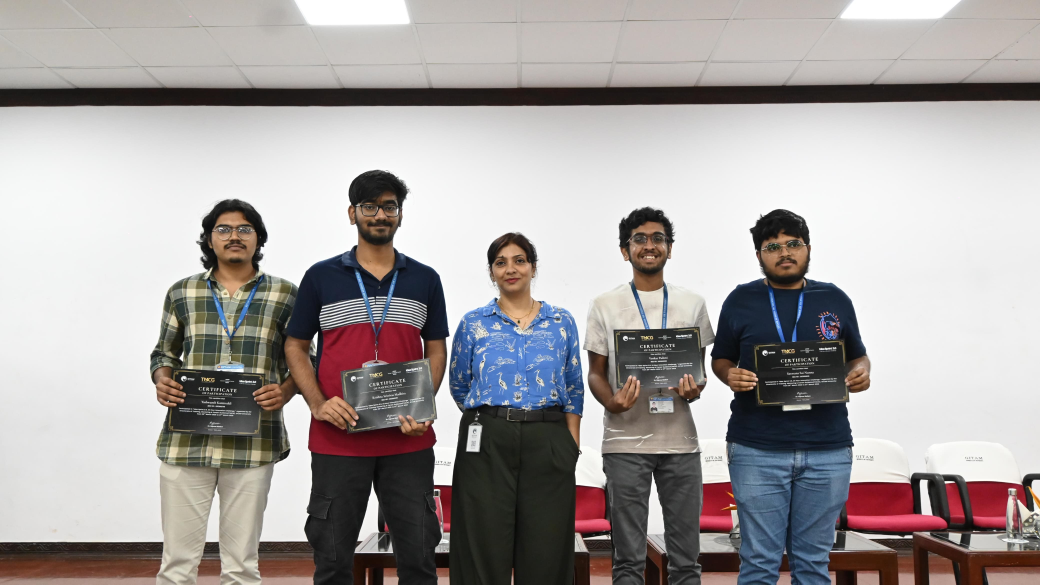
#> input picture backend/images/selfies/08e5ae65-4c86-4e83-86c4-5de77bb8c78c.jpg, 4160 x 2337 px (shown at 1/4 size)
$ python -i ai_service.py   (imports and definitions only)
#> lines starting #> are read from the running program, lines starting #| are printed output that depends on the picture; after the words box and inside, x2 and y2 are one past the last pixel; in counts of white or black regions, pixels touching at a corner belong together
import os
import cv2
import numpy as np
from typing import List, Optional

class AIService:
    def __init__(self):
        self._initialized = False
        self.detector = None
        self.recognizer = None

        # Paths to models in backend folder or parent container folder
        self.base_dir = os.path.dirname(os.path.abspath(__file__))
        self.parent_dir = os.path.dirname(self.base_dir)

        # Check parent folder first (container root) then fall back to base_dir
        yunet_root = os.path.join(self.parent_dir, "face_detection_yunet.onnx")
        if os.path.exists(yunet_root):
            self.yunet_path = yunet_root
        else:
            self.yunet_path = os.path.join(self.base_dir, "face_detection_yunet.onnx")

        arcface_root = os.path.join(self.parent_dir, "arcfaceresnet100-8.onnx")
        if os.path.exists(arcface_root):
            self.arcface_path = arcface_root
        else:
            self.arcface_path = os.path.join(self.base_dir, "arcfaceresnet100-8.onnx")

    # [130 lines left out: functions _ensure_initialized, extract_faces, not called in this run]

    def generate_watermarked_preview(self, image_path: str, output_path: str,
                                      watermark_text: str = "SCHOOLSNAP AI",
                                      max_preview_width: int = 800):
        """
        Generates a low-resolution watermarked preview image using OpenCV.
        """
#> called with output_path = 'out.png', watermark_text = 'SCHOOLSNAP AI', max_preview_width = 800
        try:
            from PIL import Image, ImageOps
            pil_img = Image.open(image_path)
#> pil_img is the input picture: PIL image 4160x2337 RGB; mean R, G, B 165.7, 160.6, 159.8
            pil_img = ImageOps.exif_transpose(pil_img)
            img = cv2.cvtColor(np.array(pil_img), cv2.COLOR_RGB2BGR)
        except Exception:
            img = cv2.imread(image_path)

        if img is None:
            return False

        # Resize to preview size
        height, width = img.shape[:2]
#> height = 2337; width = 4160
        if width > max_preview_width:
            scale = max_preview_width / width
#> scale = 0.192
            img = cv2.resize(img, (int(width * scale), int(height * scale)), interpolation=cv2.INTER_AREA)
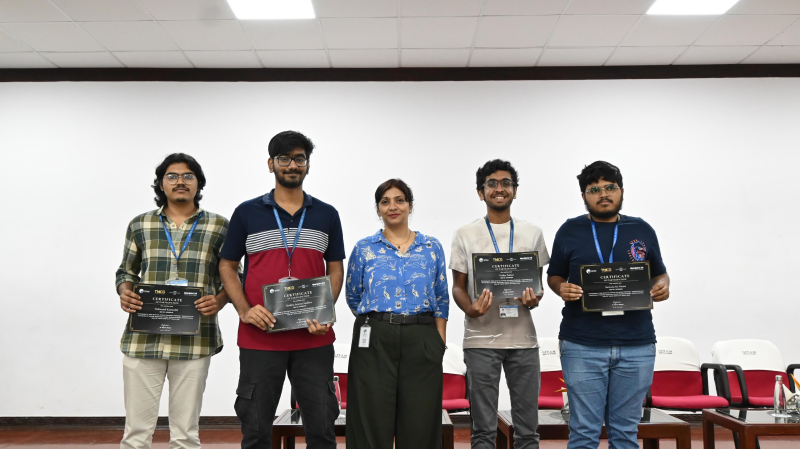
#> img: shape (449, 800, 3); mean B, G, R 159.8, 160.6, 165.7

        h, w = img.shape[:2]
#> h = 449; w = 800
        overlay = img.copy()
        font = cv2.FONT_HERSHEY_SIMPLEX

        # Calculate font scale based on image size
        font_scale = max(0.5, w / 400)
#> font_scale = 2
        thickness = max(1, int(font_scale * 2))
#> thickness = 4

        # Draw multiple watermark lines across the image
        text_size = cv2.getTextSize(watermark_text, font, font_scale, thickness)[0]
#> text_size = (498, 44)

        # Diagonal watermarks across the image
        for y_offset in range(-h, h * 2, text_size[1] * 4):
            for x_offset in range(-w, w * 2, text_size[0] + 50):
                cv2.putText(overlay, watermark_text, (x_offset, y_offset),
                           font, font_scale, (255, 255, 255), thickness, cv2.LINE_AA)
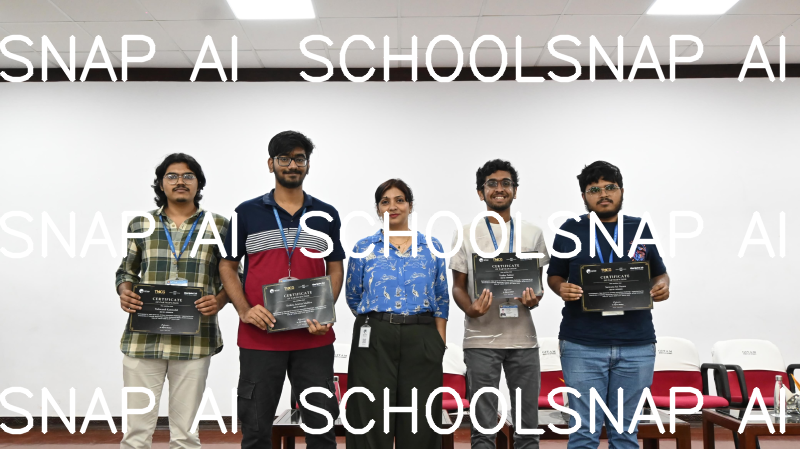
#> overlay: shape (449, 800, 3); 10.56% of pixels changed, all inside (x1, y1, x2, y2) = (0, 34, 786, 435)

        # Blend overlay
        alpha = 0.15
        cv2.addWeighted(overlay, alpha, img, 1 - alpha, 0, img)

        # Add a semi-transparent banner at the bottom
        banner_h = max(30, int(h * 0.06))
#> banner_h = 30
        img[h - banner_h:h, :] = cv2.addWeighted(
            img[h - banner_h:h, :], 0.4,
            np.full_like(img[h - banner_h:h, :], (30, 30, 30)), 0.6, 0
        )
        small_scale = max(0.3, font_scale * 0.4)
#> small_scale = 0.8
        cv2.putText(img, "PREVIEW - Purchase for full resolution",
                   (10, h - banner_h // 3), font, small_scale, (200, 200, 200), 1, cv2.LINE_AA)
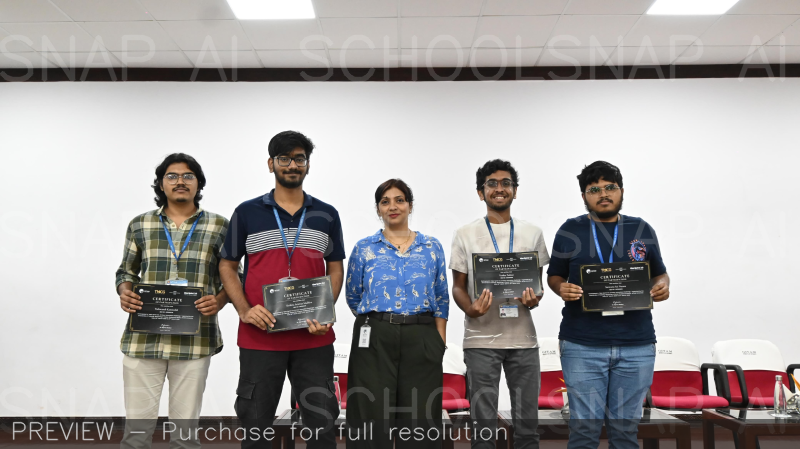
#> img: shape (449, 800, 3); mean B, G, R 160.5, 160.9, 165.4

        os.makedirs(os.path.dirname(output_path), exist_ok=True)
        cv2.imwrite(output_path, img, [cv2.IMWRITE_JPEG_QUALITY, 70])
        return True


# Singleton instance
ai_service = AIService()

>>> result = AIService().generate_watermarked_preview('images/selfies/08e5ae65-4c86-4e83-86c4-5de77bb8c78c.jpg', 'out.png')

$ run again, on backend/images/selfies/17641f70-0c1d-4165-b587-f8a8bd4a7484.jpg
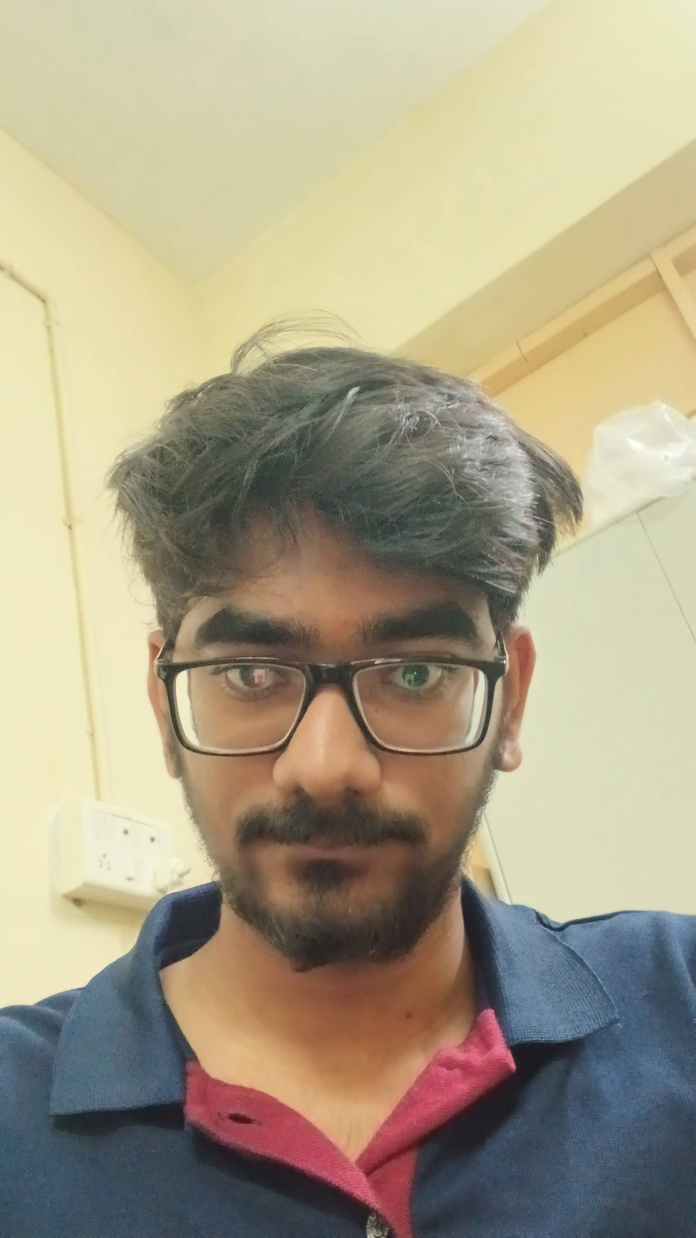
#> input picture backend/images/selfies/17641f70-0c1d-4165-b587-f8a8bd4a7484.jpg, 2088 x 3712 px (shown at 1/3 size)
#> in generate_watermarked_preview, pil_img is the input picture: PIL image 2088x3712 RGB; mean R, G, B 169.2, 159.9, 135
#> after the loop in generate_watermarked_preview, `for y_offset in range(-h, h * 2, text_size[1] * 4):`:
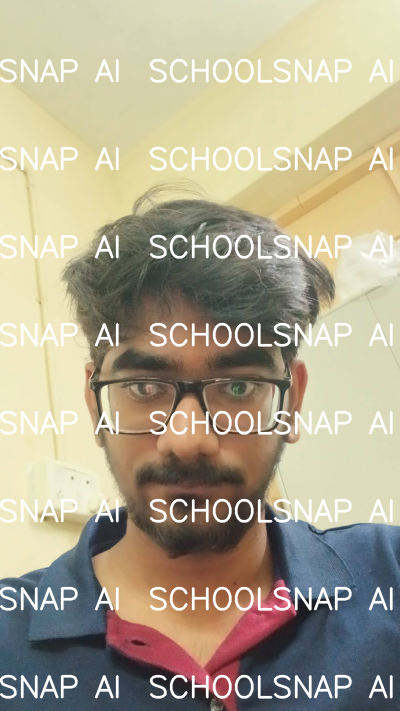
#> overlay: shape (1422, 800, 3) (shown at 1/2 size); mean B, G, R 143.5, 166.7, 175.4
#> in generate_watermarked_preview, `cv2.putText(img, "PREVIEW - Purchase for full resolution", (10, h - ba..`:
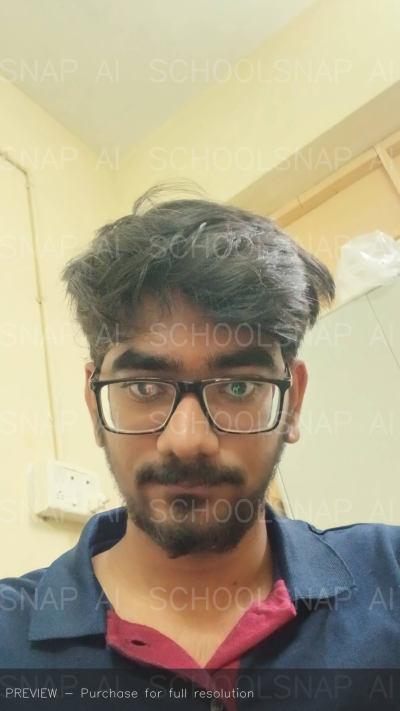
#> img: shape (1422, 800, 3) (shown at 1/2 size); mean B, G, R 134.5, 159.5, 168.9
